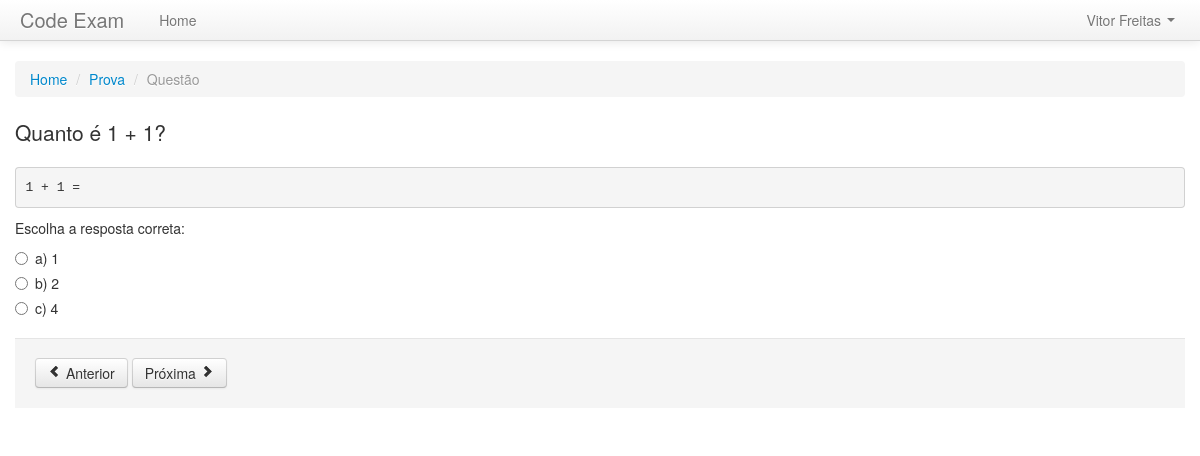
Screenshot of /prova/1/questao/1/ (signed in) with the database file from the repository.
### exams/models.py (models this page shows, shortened)
class Question(models.Model):
    QUESTION_TYPES = (
        (u'O', u'Open'),
        (u'C', u'Closed'),
    )
    question = models.CharField(max_length=200)
    example = models.TextField(max_length=2000)
    subject = models.ForeignKey(QuestionSubject)
    type = models.CharField(max_length=1, choices=QUESTION_TYPES)
    dificulty = models.ForeignKey(QuestionDificulty)
    image = models.CharField(max_length=200, blank=True)
    active = models.BooleanField()
    class Meta:
        verbose_name = "Questão"
        verbose_name_plural = "Questões"

class Answer(models.Model):
    question = models.ForeignKey(Question)
    answer = models.CharField(max_length=200)
    correct = models.BooleanField()
    letter = models.CharField(max_length=1)
    class Meta:
        verbose_name = "Resposta"
        verbose_name_plural = "Respostas"

### exams/views.py (the view)
# urls.py: url(r'^(?P<exam_id>\d+)/questao/(?P<question_id>\d+)/$', 'question'),
@login_required
def question(request, exam_id, question_id):
    user_exam = UserExam.objects.get(pk=exam_id)
    if (request.user.id == user_exam.user.id):
        question = Question.objects.get(pk=question_id)
        answers = Answer.objects.filter(question__id=question_id)
        try:
            user_answer = UserExamAnswers.objects.get(user_exam__id=exam_id, question__id=question_id)
        except:
            user_answer = None
        context = RequestContext(request, { 'user_exam': user_exam,
            'question': question,
            'answers': answers,
            'user_answer': user_answer,
            })
        return render_to_response('exams/question.html', context)
    else:
        messages.add_message(request, messages.ERROR, 'Usuário sem permissão para acessar prova.')
        context = RequestContext(request)
        return render_to_response('exams/exam.html', context)

### exams/templates/exams/question.html (shortened to what this page needs)
{% extends 'base.html' %}
{% block content %}
  <ul class="breadcrumb">
    <li><a href="/">Home</a> <span class="divider">/</span></li>
    <li><a href="/prova/{{ user_exam.id }}">Prova</a> <span class="divider">/</span></li>
    <li class="active">Questão</li>
  </ul>
  <p class="lead">{{ question.question }}</p>
  <pre>{{ question.example }}</pre>
  <p>Escolha a resposta correta:</p>
  {% if answers %}
    <form id="frm-answers">
      {% for answer in answers %}
        <label class="radio"><input type="radio" name="rb-answer" value="{{ answer.id }}" {% if user_answer.closed_answer.id == answer.id %} checked {% endif %}> {{ answer.letter }}) {{ answer.answer }}</label>
      {% endfor %}
      <div class="form-actions">
        <button type="button" class="btn"><i class="icon-chevron-left"></i> Anterior</button>
        <button type="button" class="btn">Próxima <i class="icon-chevron-right"></i></button>
      </div>
    </form>
  {% endif %}
{% endblock content %}

### templates/base.html (shortened to what this page needs)
<!DOCTYPE html>
<html>
<head>
  <link type="text/css" href="{{ STATIC_URL }}css/bootstrap.min.css" rel="stylesheet" media="screen" />
  <link type="text/css" href="{{ STATIC_URL }}css/bootstrap-responsive.min.css" rel="stylesheet" media="screen" />
</head>
<body>
    <div class="navbar navbar-static-top">
      <div class="navbar-inner">
        <div class="container">
          <a class="brand" href="/">Code Exam</a>
          <div class="nav-collapse collapse">
            {% if user.is_authenticated %}
              <ul class="nav">
                <li><a href="/">Home</a></li>
              </ul>
              <ul class="nav pull-right">
                <li class="dropdown">
                  <a data-toggle="dropdown" class="dropdown-toggle" href="#">{{ user.get_full_name }} <b class="caret"></b></a>
                </li>
              </ul>
            {% else %}
              <ul class="nav pull-right">
                <li><a href="/login/">Login</a></li>
              </ul>
            {% endif %}
          </div>
        </div>
      </div>
    </div>
    <div class="container" style="padding-top: 20px;">
      {% block content %}
      {% endblock content %}
    </div>
</body>
</html>

### rows the page displays
Question: question "Quanto é 1 + 1?", example "1 + 1 ="
Answer: rb-answer "☐ a) 1", letter "a", answer "1"
Answer: rb-answer "☐ b) 2", letter "b", answer "2"
Answer: rb-answer "☐ c) 4", letter "c", answer "4"

### other values shown
{{ user.get_full_name }} "Vitor Freitas"
